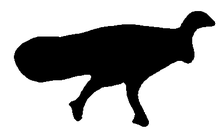
%> input picture data/2dimages/anim0.pgm, 220 x 129 px, shrunk from 396 x 233 before the run
$ octave example_IMAT_f_2d.m   (GNU Octave 9; MATLAB toolbox functions it lacks are replaced by stand-ins)
%> lines starting %> are read from the running program, lines starting %| are printed output that depends on the picture
%> further down, Test_image is the input picture: size 129x220 uint8; min 0, max 255, mean 168.7
### utils/2d/image2orientedpointcloud.m
function [pointcloud_sampled, orientednormal_sampled, pointcloud_nosie] = ...
    image2orientedpointcloud(image, sampling_ratio, noise_level, plot)
%> called with sampling_ratio = 0.2, noise_level = 0.001, plot = 1

Test_image = image;

[Y_size, X_size] = size(Test_image);
%> Y_size = 129; X_size = 220
[Gx, Gy] = imgradientxy(Test_image);
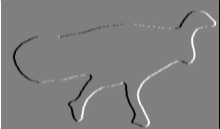
%> Gx: size 129x220 double; min -1020, max 1020, mean 0; drawn with min black and max white
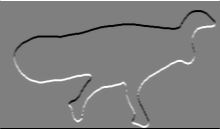
%> Gy: size 129x220 double; min -1020, max 1020, mean 0; mean of the top-left, top-right, bottom-left and bottom-right quarters -11.4, -2, 11.2, 2; drawn with min black and max white
[x, y] = meshgrid(1:X_size, 1:Y_size);

G_norm = sqrt(Gx.^2 + Gy.^2);
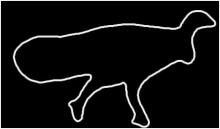
%> G_norm: size 129x220 double; min 0, max 1098.2, mean 72.5; drawn with min black and max white

num_nonzeros_G_norm = sum(sum(G_norm~=0));
%> num_nonzeros_G_norm = 5272
pointCloud = zeros(num_nonzeros_G_norm, 2);
orientedNormal = zeros(num_nonzeros_G_norm, 2);

num = 0;
for i=1:Y_size
    for j=1:X_size
        if G_norm(i,j)~=0
            num = num + 1;
            pointCloud(num,:) = [x(i,j), y(i,j)];
            orientedNormal(num,:) = [-Gx(i,j), -Gy(i,j)];
        end
    end
end
%> after the loop, num = 5272


pointCloud = pointCloud*[1/X_size, 0; 0, 1/Y_size]*[0, -1; 1, 0]*[0, -1; 1, 0] + [1, 1];
orientedNormal = orientedNormal*[1/X_size, 0; 0, 1/Y_size]*[0, -1; 1, 0]*[0, -1; 1, 0];
orientedNormal = orientedNormal./vecnorm(orientedNormal')';

num_sample=int16(sampling_ratio*size(pointCloud, 1));
%> num_sample = 1054
p = randperm(size(pointCloud, 1));
p = p(1:num_sample);
%> p = 1054 values, max 5271 at index 667, min 11 at index 383, mean 2650.3

pointcloud_sampled = pointCloud(p,:);
%> pointcloud_sampled = 1054 rows, first 12: [0.395 0.155; 0.432 0.248; 0.127 0.543; 0.595 0.752; 0.905 0.426; 0.109 0.574; 0.668 0.217; 0.714 0.721; 0.145 0.481; 0.764 0.38; 0.382 0.0775; 0.645 0.434]
orientednormal_sampled = orientedNormal(p,:);
%> orientednormal_sampled = 1054 rows, first 12: [-0.77 0.638; -0.826 0.564; 0.726 0.688; -0.199 -0.98; -0.545 0.839; 1 0; -0.156 -0.988; -0.11 -0.994; -0.0835 0.997; 0.0885 0.996; -0.562 -0.827; 0.192 0.981]

sigma = noise_level * sqrt(2);
noist_theta = rand(num_sample, 1)*2*pi;
noise_direction = [cos(noist_theta), sin(noist_theta)];
%> noise_direction = 1054 rows, first 12: [-0.956 0.293; -1 0.0189; 0.456 -0.89; -1 0.0274; 0.66 -0.751; -0.889 0.458; 0.439 0.898; -0.844 0.537; 0.305 -0.952; -0.772 -0.635; 0.855 -0.519; -0.253 -0.967]
pointcloud_nosie = pointcloud_sampled + sigma*randn(num_sample,1).*noise_direction;

if plot == 1
    figure()
    hold on;
    title('Point cloud and oriented normal (entire points)')
    scatter(pointCloud(:,1), pointCloud(:,2), 3, 'filled', 'k');
    quiver(pointCloud(:,1), pointCloud(:,2), orientedNormal(:,1), orientedNormal(:,2));
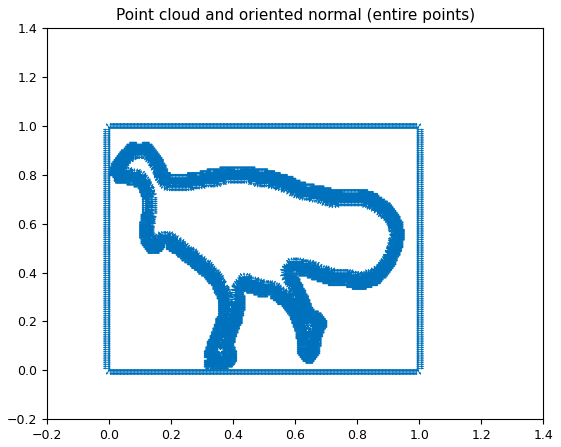
%> figure redrawn from the program's plot data; highest point at x = 0.991, y = 1.01

    figure()
    hold on;
    title('Point cloud and oriented normal (subsampled points)')
    scatter(pointcloud_sampled(:,1), pointcloud_sampled(:,2), 1, 'filled');
    quiver(pointcloud_sampled(:,1), pointcloud_sampled(:,2), orientednormal_sampled(:,1), orientednormal_sampled(:,2));
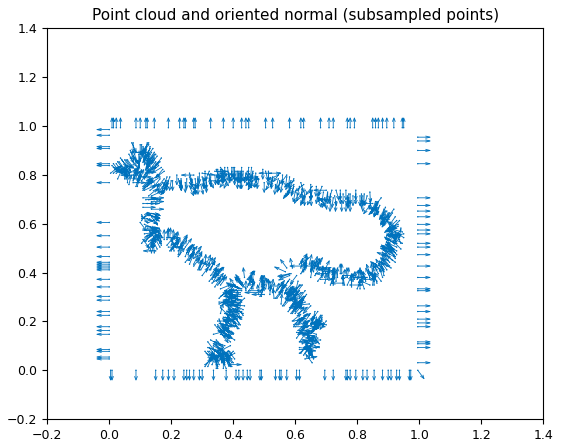
%> figure redrawn from the program's plot data; highest point at x = 0.505, y = 1.03

    figure()
    hold on;
    title('Noisy point cloud and oriented normal (subsampled points)')
    scatter(pointcloud_nosie(:,1),pointcloud_nosie(:,2),3,'filled','k');
    quiver(pointcloud_nosie(:,1),pointcloud_nosie(:,2),orientednormal_sampled(:,1),orientednormal_sampled(:,2));
end

### functions/2d/IMAT_f2D.m
function [c, r, frames] = IMAT_f2D(pointcloud_noise, orientednormal_sampled, ...
    num_fixed_balls, lambda, inner_lambda, s_p, step_size1, step_size2, ...
    margin, num_iter, plot, movie)

fprintf('-------------------- Initialization begins \n');

r_init = zeros(num_fixed_balls, 1);
c_init = zeros(num_fixed_balls,2);

for i=1:num_fixed_balls
    c = [rand(1), rand(1)];
    r = 0.1 * rand(1);
    r_init(i) = r;
    c_init(i,:) = c;
end

fprintf('-------------------- Initialization ends \n');

num_circles = num_fixed_balls;

%%%%%% optimization param and initial param re-setting %%%%%%
position_centers = cell(num_iter+1, 1);
radius = cell(num_iter+1, 1);

position_centers(1) = {c_init};
radius(1) = {r_init};

fprintf('-------------------- optimization begins \n');

for k=1:num_iter
    fprintf('-------------------- %d -th iter \n', k);
    clear c r;
    c = cell2mat(position_centers(k));
    r = cell2mat(radius(k));
    m = num_circles;
    %%%%%%%%%%%%%%% reassignment step %%%%%%%%%%%%%%%%
    Index_matrix = zeros(size(c,1), size(pointcloud_noise,1));
    for i=1:size(c,1)
        for j=1:size(pointcloud_noise,1)
            Index_matrix(i,j)=(norm(c(i,:)-pointcloud_noise(j,:))-r(i))^2;
        end
    end
    clear Index;
    [~, Index]=min(Index_matrix);

    %%%%%%%%%%%%%%% reduction step %%%%%%%%%%%%%%%%
    clear a num Num;

    Num = cell(num_fixed_balls);
    for i=1:m
        num = 1:size(pointcloud_noise, 1);
        Num(i) = {num(Index==i)};
    end

    %%%%%%%%%%%%%%% boundary matching %%%%%%%%%%%%%%%%
    cost_prev = zeros(m,1);
    for i=1:m
        temp_c = c(i,:);
        temp_r = r(i);
        temp_Num = Num(i);
        scale_factor = 1;
        for j=1:lambda
            for l=1:inner_lambda
                Grad = grad_boundary_matching_obj(...
                    temp_c, temp_r, cell2mat(temp_Num), ...
                    pointcloud_noise, orientednormal_sampled, margin, scale_factor);
                temp_c = temp_c - step_size1 * Grad(1:2)/norm(Grad);
                temp_r = temp_r - step_size1 * Grad(3)/norm(Grad);
            end
            scale_factor = scale_factor * s_p;
        end
       c(i, :) = temp_c;
       r(i) = temp_r;
       cost_prev(i) = boundary_matching_obj(...
            temp_c, temp_r, cell2mat(temp_Num), ...
            pointcloud_noise, orientednormal_sampled, margin, scale_factor);
    end

    %%%%%%%%%%%%%%% Volume maximizing %%%%%%%%%%%%%%%%
    for i=1:m
        temp_c = c(i,:);
        temp_r = r(i);
        temp_Num = Num(i);
        temp_cost = cost_prev(i);
        scale_factor = 1;
        for j=1:lambda
            for l=1:inner_lambda
                Grad = grad_vol_max_obj(temp_c, temp_r, temp_cost, cell2mat(temp_Num), ...
                    pointcloud_noise, orientednormal_sampled, margin, scale_factor);
                temp_c = temp_c - step_size2 * Grad(1:2)/norm(Grad);
                temp_r =temp_r - step_size2 * Grad(3)/norm(Grad);
            end
            scale_factor = scale_factor * s_p;
        end
        c(i, :) = temp_c;
        r(i) = temp_r;
    end

position_centers(k+1) = {c};
radius(k+1) = {r};
end

fprintf('-------------------- optimization ends \n');

if plot == 1
    figure()
    hold on;
    title('Approximate medial axis')
    scatter(pointcloud_noise(:,1),pointcloud_noise(:,2),4,'filled','k');
    scatter(c(:,1),c(:,2),20,'MarkerEdgeColor',[0.0,0.0,1],'MarkerFaceColor',[0.0,0.0,1]);
    axis([-0.1,1.1,-0.1,1.1]);

    figure()
    for i=1:size(c,1)
        hold on;
        drawfilledcircle(c(i,1),c(i,2),r(i),[0,0.6,0.9]);
    end
    hold on;
    title('Approximate medial balls')
    scatter(pointcloud_noise(:,1),pointcloud_noise(:,2),4,'filled','k');
    axis([-0.1,1.1,-0.1,1.1]);
end

if movie == 1
    figure()
    nr_fr = num_iter;
    frames = moviein(nr_fr);

    for i = 1 : nr_fr
        fprintf('%d-th frame is being recorded \n', i)
        clear c r;
        c = cell2mat(position_centers(i));
        r = cell2mat(radius(i));
        figure()
        for j=1:size(c,1)
            hold on;
            drawfilledcircle(c(j,1),c(j,2),r(j),[0,0.6,0.9]);
        end
        hold on;
        scatter(c(:,1),c(:,2),20,'MarkerEdgeColor',[0.0,0.0,1],'MarkerFaceColor',[0.0,0.0,1]);
        scatter(pointcloud_noise(:,1),pointcloud_noise(:,2),4,'filled','k');
        axis([-0.1,1.1,-0.1,1.1]);
        title('Recording movie...')
        frames(:, i) = getframe;
    end

else
    frames = 1;
end

end

### example_IMAT_f_2d.m
clc;
close all;

%% Add path
addpath('utils\2d');
addpath('data\2dimages');
addpath('functions\2d');

%% Data preproseccing
Test_image = imread('anim0.pgm');
sampling_ratio = 0.2;
noise_level = 0.001;
plot = 1;
[pointcloud_sampled, orientednormal_sampled, pointcloud_noise] = image2orientedpointcloud(...
    Test_image, sampling_ratio, noise_level, plot);
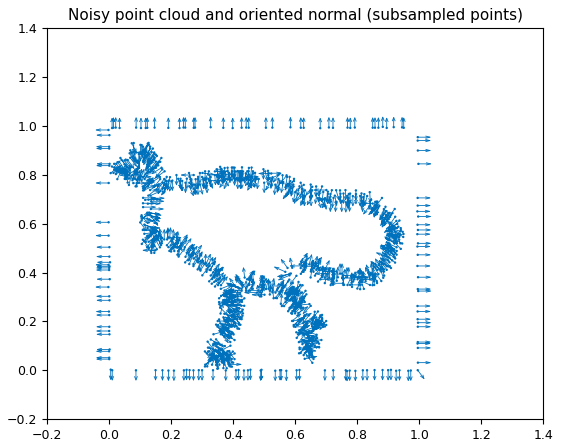
%> figure redrawn from the program's plot data; highest point at x = 0.882, y = 1.03
%> pointcloud_noise = 1054 rows, first 12: [0.397 0.155; 0.431 0.248; 0.127 0.543; 0.595 0.752; 0.905 0.426; 0.108 0.574; 0.668 0.216; 0.714 0.721; 0.146 0.48; 0.764 0.38; 0.381 0.0778; 0.645 0.433]

%% IMAT_f

num_fixed_balls = 100;
lambda = 2;
inner_lambda = 5;
s_p = 10;
step_size1 = 0.01;
step_size2 = 0.002;
margin = noise_level * sqrt(2);
num_iter = 25;

plot = 1;
mov = 1;

[c, r, frames] = IMAT_f2D(pointcloud_noise, orientednormal_sampled, ...
    num_fixed_balls, lambda, inner_lambda, s_p, step_size1, step_size2, ...
    margin, num_iter, plot, mov);
%> the run ends on the next line
